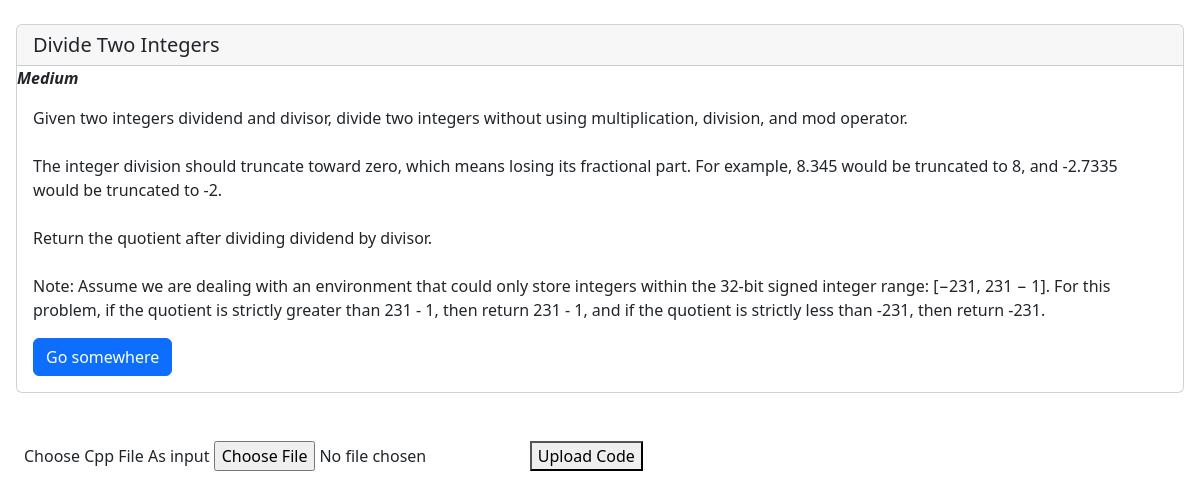
/problem/12 (signed in), run on the app's committed database.
### onlinejudge/models.py (models this page shows, shortened)
class Problem(models.Model):
    problem_name = models.CharField(max_length=40)
    problem_level = models.IntegerField()
    problem_desc = models.TextField()

### onlinejudge/views.py (the view)
# urls.py: path('problem/<int:question_id>',views.viewproblem,name='viewproblem'),
@login_required(login_url='/login')
def viewproblem(request, question_id):
    obj = Problem.objects.get(id=question_id)
    return render(request, 'viewproblem.html', {'question': obj})

### templates/viewproblem.html (shortened to what this page needs)
<!DOCTYPE html>
<html lang="en">
<head>
    <link href="https://cdn.jsdelivr.net/npm/bootstrap@5.2.0-beta1/dist/css/bootstrap.min.css" rel="stylesheet">
</head>
<body>
    <div class="card mx-3 my-4">
        <h5 class="card-header">{{ question.problem_name }}</h5>
        {% if question.problem_level == 1 %}
           <em><b>Medium</b></em>
        {% endif %}
        <div class="card-body">
          <p class="card-text font-weight-bold" style="white-space: pre-line">{{ question.problem_desc }}</p>
          <a href="#" class="btn btn-primary">Go somewhere</a>
        </div>
    </div>
    <form method="POST" enctype="multipart/form-data" action="{{question.id}}/submitproblem">
        <div class="form-group mx-4 my-5">
          <label for="usercode">Choose Cpp File As input</label>
          <input type="file" class="form-control-file" id="usercode" name="usercode" required>
          <button type="submit">Upload Code</button>
        </div>
    </form>
</body>
</html>

### data on the page
Problem: problem_name "Divide Two Integers", problem_desc "Given two integers dividend and divisor, divide two integers without using multiplication, division, and mod operator. The integer division should truncate toward zero, which means losing its fractional part. For example, 8.345 would be truncated to 8, and -2.7335 would be truncated to -2. Return the quotient after dividing dividend by divisor. Note: Assume we are dealing with an environment that could only store integers within the 32-bit signed integer range: [−231, 231 − 1]. For this problem, if the quotient is strictly greater than 231 - 1, then return 231 - 1, and if the quotient is strictly less than -231, then return -231."
